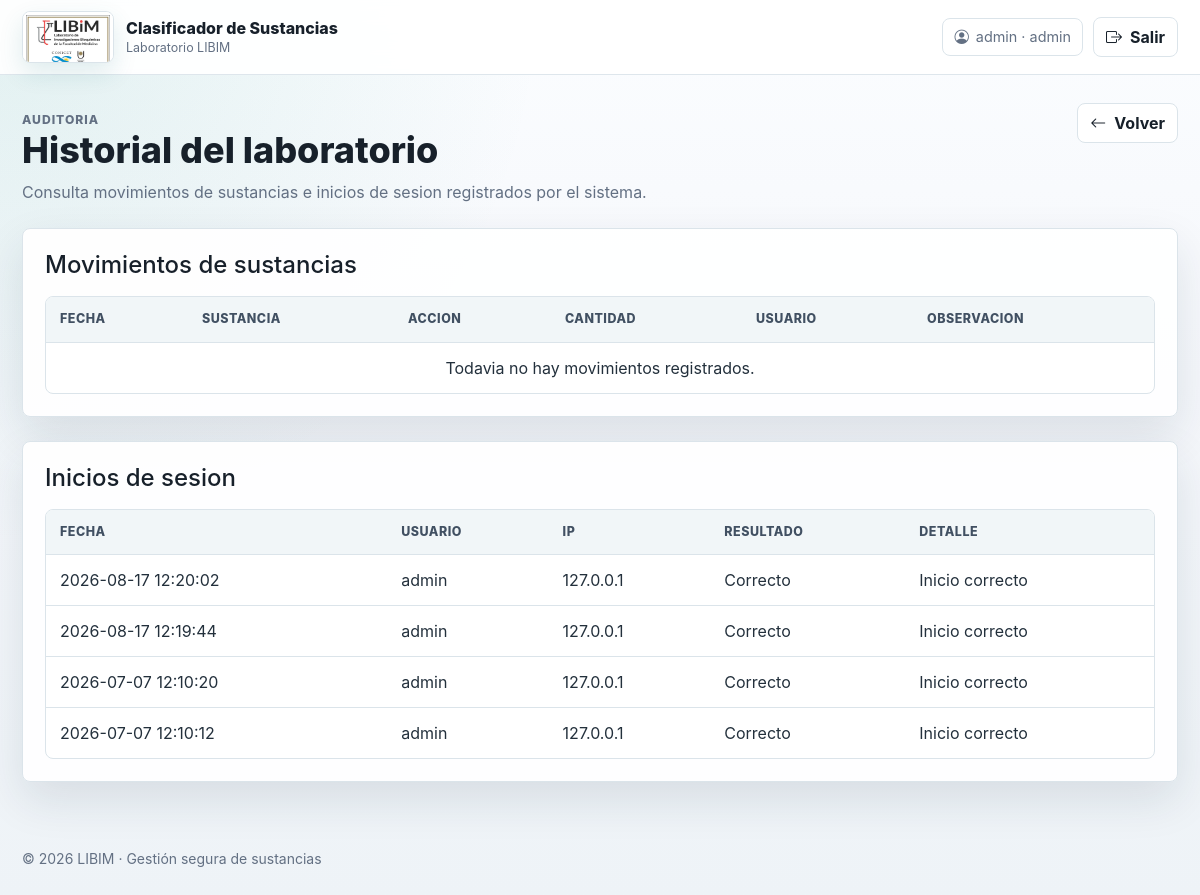
The app's page /historial (signed in) with its own data.
### tables this page shows
CREATE TABLE login_logs (
                id INTEGER PRIMARY KEY AUTOINCREMENT,
                usuario_id INTEGER,
                usuario TEXT,
                fecha TEXT NOT NULL,
                ip TEXT,
                exitoso INTEGER NOT NULL,
                detalle TEXT
            );

### app.py (the view)
@app.route('/historial')
@roles_required("admin")
def historial():
    with conectar_db() as conn:
        logs = conn.execute("""
            SELECT * FROM login_logs
            ORDER BY fecha DESC, id DESC
            LIMIT 200
        """).fetchall()
        movimientos = conn.execute("""
            SELECT m.*, d.numero, d.nombre, u.usuario
            FROM movimientos m
            JOIN drogas d ON d.rowid = m.droga_id
            LEFT JOIN usuarios u ON u.id = m.usuario_id
            ORDER BY m.fecha DESC, m.rowid DESC
            LIMIT 200
        """).fetchall()
    return render_template('historial.html', logs=logs, movimientos=movimientos)

### app.py (called while the page is built)
def conectar_db():
    ruta_local = os.path.join(os.path.dirname(__file__), "sustancias.db")
    ruta_render = "/var/data/sustancias.db"
    ruta_db = ruta_render if os.path.isdir("/var/data") and os.access("/var/data", os.W_OK) else ruta_local
    conn = sqlite3.connect(ruta_db)
    conn.row_factory = sqlite3.Row
    return conn

def roles_required(*roles):
    def decorator(func):
        @wraps(func)
        def wrapper(*args, **kwargs):
            if "usuario_id" not in session:
                return redirect(url_for("login", siguiente=request.path))
            if session.get("rol") not in roles:
                flash("No tenes permiso para realizar esa accion.")
                return redirect(url_for("index"))
            return func(*args, **kwargs)
        return wrapper
    return decorator

@app.context_processor
def contexto_usuario():
    return {
        "usuario_nombre": session.get("usuario"),
        "usuario_rol": session.get("rol")
    }

### templates/historial.html (shortened to what this page needs)
{% extends 'base.html' %}
{% block content %}
<section class="page-heading">
    <div>
        <p class="eyebrow">Auditoria</p>
        <h1>Historial del laboratorio</h1>
        <p>Consulta movimientos de sustancias e inicios de sesion registrados por el sistema.</p>
    </div>
    <div class="toolbar">
        <a class="btn btn-ghost" href="{{ url_for('index') }}"><i class="bi bi-arrow-left"></i> Volver</a>
    </div>
</section>
<section class="panel mb-4">
    <div class="panel-body">
        <h2 class="h4 mb-3">Movimientos de sustancias</h2>
        <div class="table-wrap">
            <table class="app-table">
                <thead>
                    <tr>
                        <th>Fecha</th>
                        <th>Sustancia</th>
                        <th>Accion</th>
                        <th>Cantidad</th>
                        <th>Usuario</th>
                        <th>Observacion</th>
                    </tr>
                </thead>
                <tbody>
                    {% for m in movimientos %}
                    <tr>
                        <td>{{ m.fecha }}</td>
                        <td>{{ m.numero }} - {{ m.nombre }}</td>
                        <td>{{ m.accion }}</td>
                        <td>{{ m.cantidad }}</td>
                        <td>{{ m.usuario or 'Sin usuario' }}</td>
                        <td>{{ m.observacion }}</td>
                    </tr>
                    {% else %}
                    <tr>
                        <td colspan="6" class="empty-state">Todavia no hay movimientos registrados.</td>
                    </tr>
                    {% endfor %}
                </tbody>
            </table>
        </div>
    </div>
</section>
<section class="panel">
    <div class="panel-body">
        <h2 class="h4 mb-3">Inicios de sesion</h2>
        <div class="table-wrap">
            <table class="app-table">
                <thead>
                    <tr>
                        <th>Fecha</th>
                        <th>Usuario</th>
                        <th>IP</th>
                        <th>Resultado</th>
                        <th>Detalle</th>
                    </tr>
                </thead>
                <tbody>
                    {% for l in logs %}
                    <tr>
                        <td>{{ l.fecha }}</td>
                        <td>{{ l.usuario }}</td>
                        <td>{{ l.ip }}</td>
                        <td>{% if l.exitoso %}Correcto{% else %}Fallido{% endif %}</td>
                        <td>{{ l.detalle }}</td>
                    </tr>
                    {% else %}
                    <tr>
                        <td colspan="5" class="empty-state">Todavia no hay inicios de sesion registrados.</td>
                    </tr>
                    {% endfor %}
                </tbody>
            </table>
        </div>
    </div>
</section>
{% endblock %}

### templates/base.html (shortened to what this page needs)
<!DOCTYPE html>
<html lang="es">
<head>
  <link href="https://cdn.jsdelivr.net/npm/bootstrap@5.3.3/dist/css/bootstrap.min.css" rel="stylesheet">
  <link href="https://cdn.jsdelivr.net/npm/bootstrap-icons@1.11.3/font/bootstrap-icons.css" rel="stylesheet">
  <link href="{{ url_for('static', filename='css/app.css') }}" rel="stylesheet">
</head>
<body class="{% block body_class %}{% endblock %}">
  {% block chrome %}
  <header class="app-shell-header">
    <nav class="navbar navbar-expand-lg">
      <div class="container-fluid app-container">
        <a class="navbar-brand brand-lockup" href="{{ url_for('index') }}">
          <span class="brand-mark">
            <img src="{{ url_for('static', filename='img/libim-logo.jpg') }}" alt="LIBIM" onerror="this.style.display='none'">
          </span>
          <span class="brand-copy">
            <strong>Clasificador de Sustancias</strong>
            <small>Laboratorio LIBIM</small>
          </span>
        </a>
        <div class="nav-actions">
          {% if session.get('usuario') %}
            <span class="session-chip">
              <i class="bi bi-person-circle"></i>
              {{ session.get('usuario') }} · {{ session.get('rol') }}
            </span>
            <a class="btn btn-ghost" href="{{ url_for('logout') }}">
              <i class="bi bi-box-arrow-right"></i>
              <span>Salir</span>
            </a>
          {% endif %}
        </div>
      </div>
    </nav>
  </header>
  {% endblock %}
  <main class="app-main">
    <div class="container-fluid app-container">
      {% block content %}{% endblock %}
    </div>
  </main>
  <footer class="app-footer">
    <div class="container-fluid app-container">
      <small>© 2026 LIBIM · Gestión segura de sustancias</small>
    </div>
  </footer>
</body>
</html>

### static/css/app.css (style rules this page uses)
:root { --page: #f5f7fb; --surface: #ffffff; --surface-soft: #eef4f7; --ink: #17202a; --muted: #637083; --line: #dbe4ea; --brand: #006a71; --brand-dark: #044b52; --accent: #2f9e8f; --warning: #d97706; --danger: #c2413a; --shadow: 0 18px 45px rgba(22, 45, 64, 0.11); }
* { box-sizing: border-box; }
body { min-height: 100vh; margin: 0; background: radial-gradient(circle at top left, rgba(47, 158, 143, 0.12), transparent 34rem), linear-gradient(180deg, #fbfdff 0%, var(--page) 42%, #eef3f7 100%); color: var(--ink); font-family: Inter, "Segoe UI", Roboto, Arial, sans-serif; }
a { color: var(--brand); }
.app-container { max-width: 1180px; }
.app-shell-header { position: sticky; top: 0; z-index: 20; background: rgba(255, 255, 255, 0.92); border-bottom: 1px solid rgba(219, 228, 234, 0.9); backdrop-filter: blur(14px); }
.navbar { min-height: 74px; padding: 0; }
.brand-lockup { display: inline-flex; align-items: center; gap: 12px; color: var(--ink); text-decoration: none; }
.brand-mark { display: grid; place-items: center; width: 92px; height: 52px; overflow: hidden; border-radius: 8px; border: 1px solid var(--line); background: #fff; color: #fff; font-size: 12px; font-weight: 800; letter-spacing: 0; box-shadow: 0 10px 24px rgba(0, 106, 113, 0.12); }
.brand-mark img { width: 100%; height: 100%; object-fit: contain; padding: 3px; background: #fff; }
.brand-copy { display: flex; flex-direction: column; line-height: 1.08; }
.brand-copy strong { font-size: 1rem; font-weight: 800; }
.brand-copy small { margin-top: 4px; color: var(--muted); font-size: 0.78rem; }
.nav-actions { display: flex; align-items: center; gap: 10px; margin-left: auto; }
.session-chip, .status-chip { display: inline-flex; align-items: center; gap: 7px; min-height: 36px; padding: 7px 11px; border: 1px solid var(--line); border-radius: 8px; background: var(--surface); color: var(--muted); font-size: 0.9rem; white-space: nowrap; }
.app-main { padding: 28px 0 42px; }
.app-footer { padding: 22px 0 28px; color: var(--muted); }
.page-heading { display: flex; align-items: flex-start; justify-content: space-between; gap: 18px; margin-bottom: 24px; }
.eyebrow { margin: 0 0 6px; color: var(--brand); font-size: 0.76rem; font-weight: 800; letter-spacing: 0.08em; text-transform: uppercase; }
h1, h2, h3 { letter-spacing: 0; }
.page-heading h1 { margin: 0; font-size: clamp(1.8rem, 3vw, 2.65rem); font-weight: 850; }
.page-heading p { max-width: 680px; margin: 8px 0 0; color: var(--muted); }
.panel { border: 1px solid var(--line); border-radius: 8px; background: rgba(255, 255, 255, 0.94); box-shadow: var(--shadow); }
.panel-body { padding: 22px; }
.toolbar { display: flex; flex-wrap: wrap; align-items: center; gap: 10px; margin-bottom: 18px; }
.btn { display: inline-flex; align-items: center; justify-content: center; gap: 8px; min-height: 40px; border-radius: 8px; font-weight: 750; white-space: nowrap; }
.btn-ghost, .btn-secondary { border: 1px solid var(--line); background: #fff; color: var(--ink); }
.table-wrap { overflow-x: auto; border: 1px solid var(--line); border-radius: 8px; background: #fff; }
.app-table { width: 100%; margin: 0; border-collapse: separate; border-spacing: 0; }
.app-table th { padding: 13px 14px; background: #f1f6f8; color: #415062; font-size: 0.78rem; font-weight: 850; letter-spacing: 0.04em; text-transform: uppercase; }
.app-table td { padding: 13px 14px; border-top: 1px solid var(--line); color: #23303c; vertical-align: middle; }
.empty-state { padding: 28px; color: var(--muted); text-align: center; }

### records on screen
login_logs: fecha "2026-08-17 12:20:02", usuario "admin", ip "127.0.0.1", exitoso "Correcto", detalle "Inicio correcto"
login_logs: fecha "2026-08-17 12:19:44", usuario "admin", ip "127.0.0.1", exitoso "Correcto", detalle "Inicio correcto"
login_logs: fecha "2026-07-07 12:10:20", usuario "admin", ip "127.0.0.1", exitoso "Correcto", detalle "Inicio correcto"
login_logs: fecha "2026-07-07 12:10:12", usuario "admin", ip "127.0.0.1", exitoso "Correcto", detalle "Inicio correcto"

### other values on screen
{{ session.get('usuario') }} "admin"
{{ session.get('rol') }} "admin"
